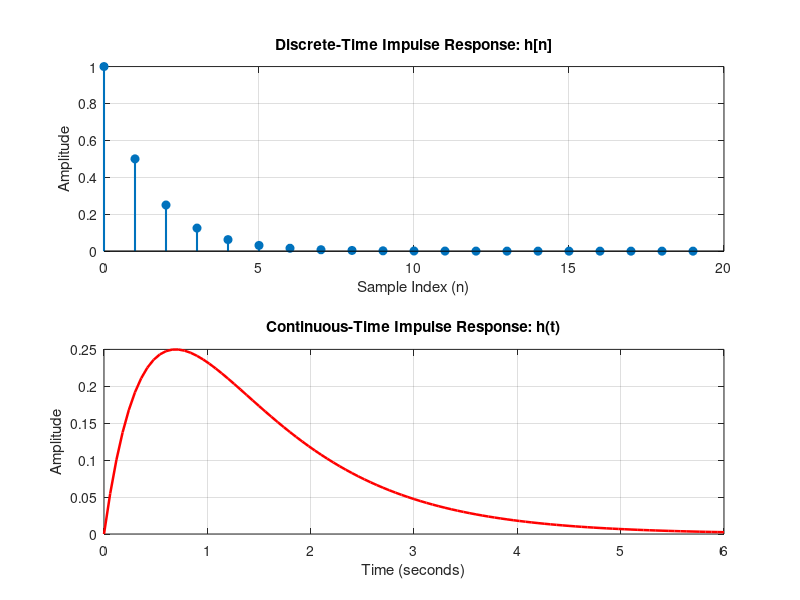

This chart was generated by the following MATLAB code:
clc;
clear;
close all;


% Consider a discrete-time system described by the difference equation:
% y[n] - 0.5y[n-1] = x[n]  -->  H(z) = 1 / (1 - 0.5z^-1)

num_d = [1];          % Numerator coefficients
den_d = [1, -0.5];    % Denominator coefficients

% Compute impulse response using impz
n_samples = 20;
[h_disc, n] = impz(num_d, den_d, n_samples);

% Print original system and generated response to Command Window
disp('Original System Transfer Function: H(z) = 1 / (1 - 0.5z^-1)');
disp('Generated Impulse Response h[n] (First 10 values):');
disp(h_disc(1:10)');

% Consider a continuous-time system described by the transfer function:
% H(s) = 1 / (s^2 + 3s + 2)

num_c = [1];          % Numerator coefficients
den_c = [1, 3, 2];    % Denominator coefficients

% Create continuous-time transfer function object
sys_c = tf(num_c, den_c);

% Compute impulse response time vector and output
[h_cont, t] = impulse(sys_c);

% Print original system and generated response summary to Command Window
disp('Original System Transfer Function H(s):');
disp(sys_c);
disp('Generated Impulse Response h(t) summary (First 5 values):');
disp([t(1:5), h_cont(1:5)]);


figure('Name', 'LTI System Impulse Responses', 'Position', [100, 100, 900, 600]);

% Plot 1: Discrete-Time Impulse Response
subplot(2, 1, 1);
stem(n, h_disc, 'filled', 'LineWidth', 1.5, 'MarkerSize', 6);
title('Discrete-Time Impulse Response: h[n]');
xlabel('Sample Index (n)');
ylabel('Amplitude');
grid on;

% Plot 2: Continuous-Time Impulse Response
subplot(2, 1, 2);
plot(t, h_cont, 'LineWidth', 1.8, 'Color', 'r');
title('Continuous-Time Impulse Response: h(t)');
xlabel('Time (seconds)');
ylabel('Amplitude');
grid on;
